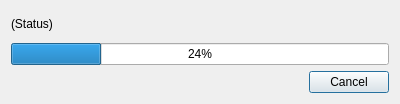
<?xml version="1.0" encoding="UTF-8"?>
<ui version="4.0">
 <class>progressDialog</class>
 <widget class="QDialog" name="progressDialog">
  <property name="geometry">
   <rect>
    <x>0</x>
    <y>0</y>
    <width>400</width>
    <height>104</height>
   </rect>
  </property>
  <property name="sizePolicy">
   <sizepolicy hsizetype="Fixed" vsizetype="Fixed">
    <horstretch>0</horstretch>
    <verstretch>0</verstretch>
   </sizepolicy>
  </property>
  <property name="windowTitle">
   <string>Dialog</string>
  </property>
  <layout class="QVBoxLayout" name="verticalLayout">
   <item>
    <widget class="QLabel" name="statusLabel">
     <property name="text">
      <string>(Status)</string>
     </property>
    </widget>
   </item>
   <item>
    <widget class="QProgressBar" name="progressBar">
     <property name="value">
      <number>24</number>
     </property>
    </widget>
   </item>
   <item>
    <widget class="QDialogButtonBox" name="buttonBox">
     <property name="orientation">
      <enum>Qt::Horizontal</enum>
     </property>
     <property name="standardButtons">
      <set>QDialogButtonBox::Cancel</set>
     </property>
    </widget>
   </item>
  </layout>
 </widget>
 <resources/>
 <connections>
  <connection>
   <sender>buttonBox</sender>
   <signal>accepted()</signal>
   <receiver>progressDialog</receiver>
   <slot>accept()</slot>
   <hints>
    <hint type="sourcelabel">
     <x>248</x>
     <y>254</y>
    </hint>
    <hint type="destinationlabel">
     <x>157</x>
     <y>274</y>
    </hint>
   </hints>
  </connection>
  <connection>
   <sender>buttonBox</sender>
   <signal>rejected()</signal>
   <receiver>progressDialog</receiver>
   <slot>reject()</slot>
   <hints>
    <hint type="sourcelabel">
     <x>316</x>
     <y>260</y>
    </hint>
    <hint type="destinationlabel">
     <x>286</x>
     <y>274</y>
    </hint>
   </hints>
  </connection>
 </connections>
</ui>
